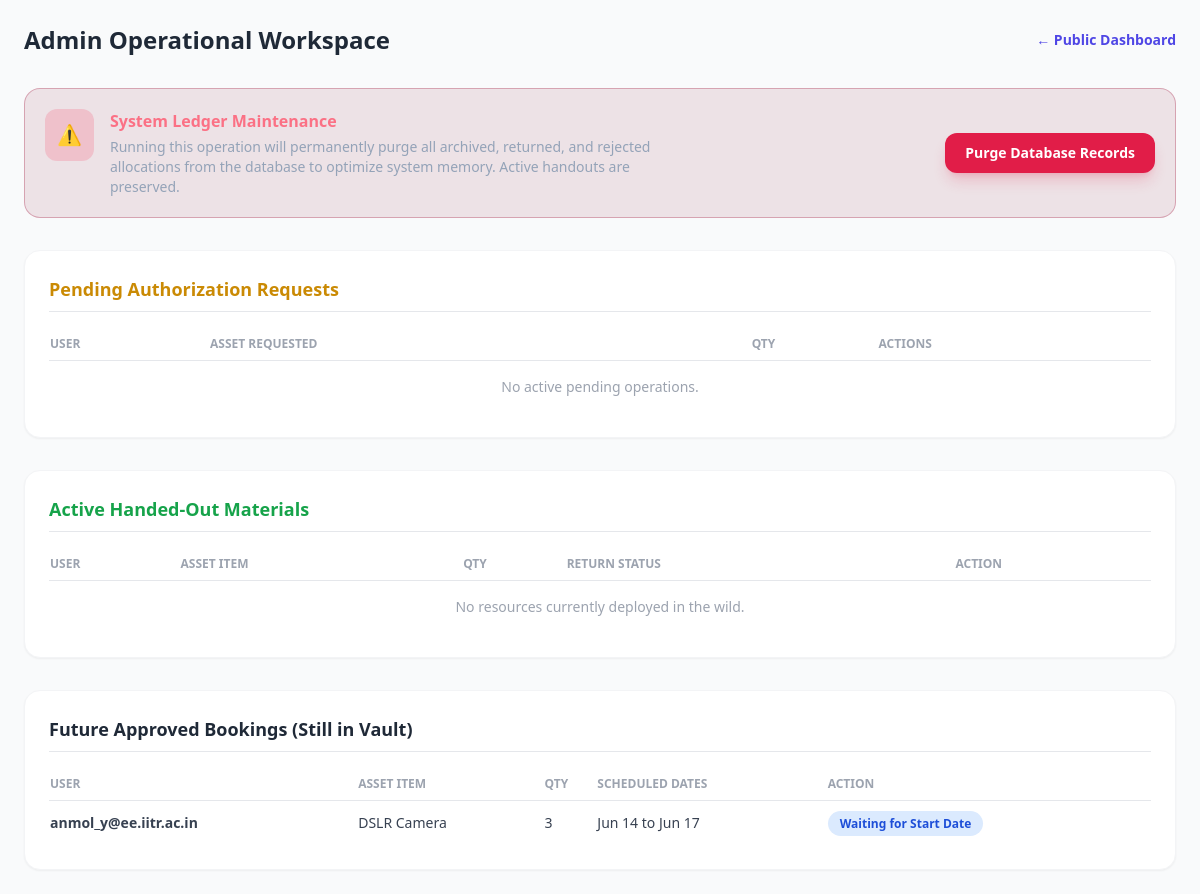
Before: /manage-requests/ (signed in) with the older database file.
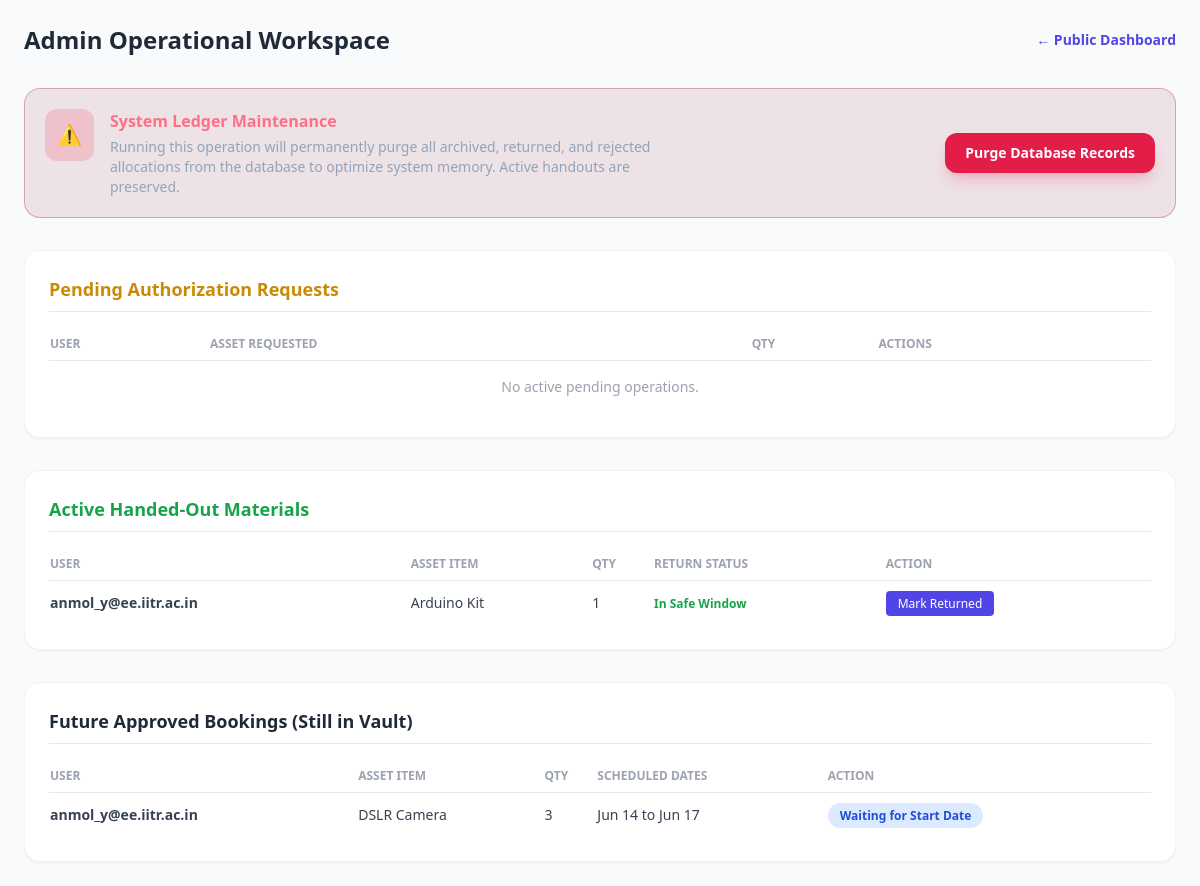
After: the same page with the newer database file.
### core/models.py (models this page shows, shortened)
class Booking(models.Model):
    STATUS_CHOICES = [
        ('Pending', 'Pending'),
        ('Approved', 'Approved'),
        ('Rejected', 'Rejected'),
        ('Returned', 'Returned'),
    ]
    user = models.ForeignKey(User, on_delete=models.CASCADE)
    asset = models.ForeignKey(Asset, on_delete=models.CASCADE)
    quantity_requested = models.PositiveIntegerField(default=1)
    start_date = models.DateField()
    end_date = models.DateField()
    status = models.CharField(max_length=20, choices=STATUS_CHOICES, default='Pending')
    created_at = models.DateTimeField(auto_now_add=True)
    @property
    def is_overdue(self):
        return self.status == 'Approved' and self.end_date < timezone.now().date()

class Asset(models.Model):
    STATUS_CHOICES = [
        ('Available', 'Available'),
        ('Maintenance', 'Maintenance'),
        ('Out of Stock', 'Out of Stock'),
    ]
    name = models.CharField(max_length=200)
    category = models.CharField(max_length=100)
    description = models.TextField(blank=True)
    total_quantity = models.PositiveIntegerField(default=1)
    quantity_available = models.PositiveIntegerField(default=1)
    status = models.CharField(max_length=20, choices=STATUS_CHOICES, default='Available')

### core/views.py (the view)
# urls.py: path('manage-requests/', views.admin_workflow, name='admin_workflow'),
@login_required
def admin_workflow(request):
    if not request.user.is_staff:
        messages.error(request, "Unauthorized access.")
        return redirect('dashboard')
    today = timezone.localdate()
    pending_requests = Booking.objects.filter(status='Pending').order_by('-created_at')
    active_handouts = Booking.objects.filter(status='Approved', start_date__lte=today).order_by('-created_at')
    future_bookings = Booking.objects.filter(status='Approved', start_date__gt=today).order_by('start_date')
    context = {
        'pending_requests': pending_requests,
        'active_handouts': active_handouts,
        'future_bookings': future_bookings,
    }
    return render(request, 'core/admin_workflow.html', context)

### core/templates/core/admin_workflow.html (shortened to what the changed rows need)
<!DOCTYPE html>
<html lang="en">
<head>
    <script src="https://cdn.tailwindcss.com"></script>
</head>
<body class="bg-gray-50 p-6">
    <div class="max-w-6xl mx-auto space-y-8">
        <div class="flex justify-between items-center">
            <h2 class="text-2xl font-bold text-gray-800">Admin Operational Workspace</h2>
        </div>
        <div class="bg-white p-6 rounded-2xl shadow-sm border border-gray-100">
            <div class="overflow-x-auto">
                <table class="w-full text-left border-collapse text-sm">
                    <thead><tr class="border-b text-gray-400 font-bold text-xs uppercase"><th class="py-2">User</th><th class="py-2">Asset Requested</th><th class="py-2">Qty</th><th class="py-2">Actions</th></tr></thead>
                </table>
            </div>
        </div>
        <div class="bg-white p-6 rounded-2xl shadow-sm border border-gray-100">
            <div class="overflow-x-auto">
                <table class="w-full text-left border-collapse text-sm">
                    <thead><tr class="border-b text-gray-400 font-bold text-xs uppercase"><th class="py-2">User</th><th class="py-2">Asset Item</th><th class="py-2">Qty</th><th class="py-2">Return Status</th><th class="py-2">Action</th></tr></thead>
                    <tbody class="divide-y text-gray-700">
                        {% for a in active_handouts %}
                        <tr>
                            <td class="py-3 font-semibold">{{ a.user.username }}</td>
                            <td class="py-3">{{ a.asset.name }}</td>
                            <td class="py-3">{{ a.quantity_requested }}</td>
                            <td class="py-3">
                                {% if a.is_overdue %}
                                    <span class="text-red-600 font-bold uppercase text-xs">Overdue Notice</span>
                                {% else %}
                                    <span class="text-green-600 text-xs font-semibold">In Safe Window</span>
                                {% endif %}
                            </td>
                            <td class="py-3">
                                <a href="{% url 'update_booking' a.id 'return' %}" class="bg-indigo-600 text-white px-3 py-1 text-xs rounded hover:bg-indigo-700">Mark Returned</a>
                            </td>
                        </tr>
                        {% empty %}
                        <tr><td colspan="5" class="py-4 text-center text-gray-400">No resources currently deployed in the wild.</td></tr>
                        {% endfor %}
                    </tbody>
                </table>
            </div>
        </div>
        <div class="bg-white p-6 rounded-2xl shadow-sm border border-gray-100">
            <div class="overflow-x-auto">
                <table class="w-full text-left border-collapse text-sm">
                    <thead><tr class="border-b text-gray-400 font-bold text-xs uppercase"><th class="py-2">User</th><th class="py-2">Asset Item</th><th class="py-2">Qty</th><th class="py-2">Scheduled Dates</th><th class="py-2">Action</th></tr></thead>
                    <tbody class="divide-y text-gray-700">
                        {% for f in future_bookings %}
                        <tr>
                            <td class="py-3 font-semibold">{{ f.user.username }}</td>
                            <td class="py-3">{{ f.asset.name }}</td>
                            <td class="py-3">{{ f.quantity_requested }}</td>
                            <td class="py-3">{{ f.start_date|date:"M d" }} to {{ f.end_date|date:"M d" }}</td>
                            <td class="py-3">
                                <span class="bg-blue-100 text-blue-700 px-3 py-1 rounded-full text-xs font-bold">Waiting for Start Date</span>
                            </td>
                        </tr>
                        {% empty %}
                        <tr><td colspan="5" class="py-4 text-center text-gray-400">No future bookings scheduled.</td></tr>
                        {% endfor %}
                    </tbody>
                </table>
            </div>
        </div>
    </div>
</body>
</html>

Changed rows visible on the page:
added Booking: user.username "anmol_y@ee.iitr.ac.in", asset.name "Arduino Kit", quantity_requested "1", status "In Safe Window", shown under "Active Handed-Out Materials"
Other visible differences:
text no longer shown: "No resources currently deployed in the wild."
